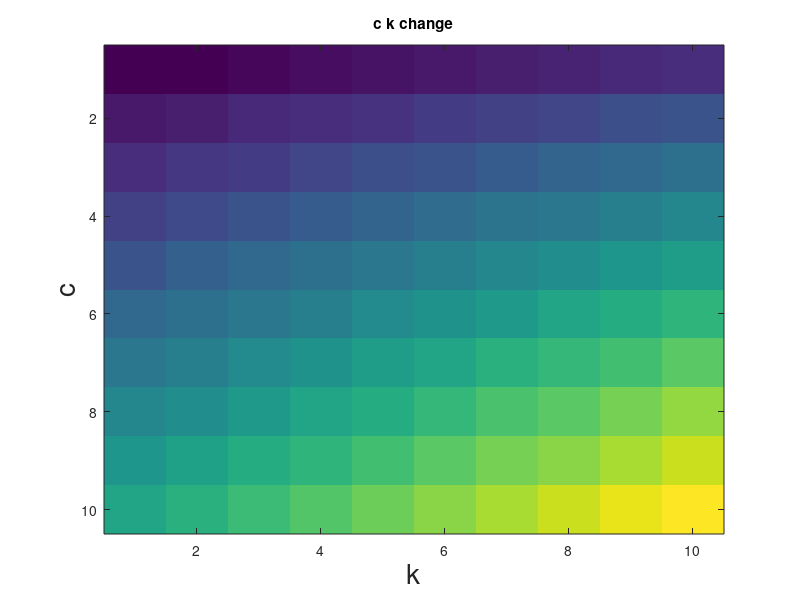

This figure's MATLAB source:
clear all
% close all
n_particles = 2;
t_max = 10;
dt = 0.01;
t_durn = 0:dt:t_max;


% particle params
m = 1;
k=0.75;
damping_frac = 0.9;
R = 10;

%
diff_coef = 3.832e-10;
atomic_vol = 1.18e-7;
surface_energy = 2.5*0.01;
dihedral_angle = 146*(pi/180); % radians
density = 8920;
kT = 1.38e-23*1e3;

% initial vals
x = zeros(n_particles,length(t_durn));
y = zeros(n_particles,length(t_durn));

vx = zeros(n_particles,length(t_durn));
vy = zeros(n_particles,length(t_durn));

vrn_vec = zeros(1,length(t_durn));

force_e_x = zeros(1,length(t_durn));
force_e_y = zeros(1,length(t_durn));

force_d_x = zeros(1,length(t_durn));
force_d_y = zeros(1,length(t_durn));


force_v_x = zeros(1,length(t_durn));
force_v_y = zeros(1,length(t_durn));

force_s_x = zeros(1,length(t_durn));
force_s_y = zeros(1,length(t_durn));

force_total_x = zeros(1,length(t_durn));
force_total_y = zeros(1,length(t_durn));

a = zeros(1,length(t_durn));


forces_all_order = zeros(length(-0.5:0.5:3), length(t_durn));
e_forces_all_order = zeros(length(-0.5:0.5:3), length(t_durn));
d_forces_all_order = zeros(length(-0.5:0.5:3), length(t_durn));
v_forces_all_order = zeros(length(-0.5:0.5:3), length(t_durn));
s_forces_all_order = zeros(length(-0.5:0.5:3), length(t_durn));


% intialise
x(1,1) = rand;
x(2,1) = rand;

y(1,1) = rand;
y(2,1) = rand;

d = sqrt( (x(1,1) - x(2,1))^2  +  (y(1,1) - y(2,1))^2 );
if d >= 2*R
    while d > 2*R
        x(1,1) = rand;
        x(2,1) = rand;

        y(1,1) = rand;
        y(2,1) = rand;

        d = sqrt( (x(1,1) - x(2,1))^2  +  (y(1,1) - y(2,1))^2 );
    end
end

vx(1,1) = rand;
vx(2,1) = rand;

vy(1,1) = rand;
vy(2,1) = rand;
% initialize
t=2; ord = 1;
d = sqrt( (x(1,t-1) - x(2,t-1))^2  +  (y(1,t-1) - y(2,t-1))^2 );
force_e = k*(d^ord);
dx = ( x(1,t-1) - x(2,t-1) );
dy = ( y(1,t-1) - y(2,t-1) );
force_e_x(t-1) = force_e*(abs(dx)/d);
force_e_y(t-1) = force_e*(abs(dy)/d);

v1x = vx(1,t-1);
v1y = vy(1,t-1);

v2x = vx(2,t-1);
v2y = vy(2,t-1);

unit_vec = [dx, dy]./d;
v1n = v1x*unit_vec(1) + v1y*unit_vec(2);
v2n = v2x*unit_vec(1) + v2y*unit_vec(2);
vrn = v1n - v2n;
vrn_vec(t-1) = vrn;

%     force_d = damping_frac*sqrt(2*m*k)*vrn;
% according to other paper, so that penetration power can be kept at both
% terms
force_d = damping_frac*(d^ord)*sqrt(2*m*k)*vrn;
force_d_x(t-1) = force_d*(abs(dx)/d);
force_d_y(t-1) = force_d*(abs(dy)/d);

force_total_x(t-1) = force_e_x(t-1) + force_d_x(t-1);
force_total_y(t-1) = force_e_y(t-1) + force_d_y(t-1);


ord = 1;
% sensitivity
param_range = linspace(0.1,0.9,10);
param_range2 = linspace(0.1,0.9,10);

force_at_single_t = zeros(length(param_range), length(param_range2));

for param=1:length(param_range)
    for param2=1:length(param_range2)
        k = param_range(param);
        damping_frac = param_range2(param2);
        t_regime_change = 0;
        for t=2:length(t_durn)

            d = sqrt( (x(1,t-1) - x(2,t-1))^2  +  (y(1,t-1) - y(2,t-1))^2 );

            if d < R/5
                force_e = k*(d^ord);
                dx = ( x(1,t-1) - x(2,t-1) );
                dy = ( y(1,t-1) - y(2,t-1) );
                force_e_x(t) = force_e*(abs(dx)/d);
                force_e_y(t) = force_e*(abs(dy)/d);


                v1x = vx(1,t-1);
                v1y = vy(1,t-1);

                v2x = vx(2,t-1);
                v2y = vy(2,t-1);

                unit_vec = [dx, dy]./d;
                v1n = v1x*unit_vec(1) + v1y*unit_vec(2);
                v2n = v2x*unit_vec(1) + v2y*unit_vec(2);
                vrn = v1n - v2n;
                vrn_vec(t) = vrn;
                %     force_d = damping_frac*sqrt(2*m*k)*vrn;
                % according to other paper, so that penetration power can be kept at both
                % terms
                force_d = damping_frac*(d^ord)*sqrt(2*m*k)*vrn;
                force_d_x(t) = force_d*(abs(dx)/d);
                force_d_y(t) = force_d*(abs(dy)/d);

                force_total_x(t) = force_e_x(t) + force_d_x(t);
                force_total_y(t) = force_e_y(t) + force_d_y(t);

                e_forces_all_order(ord*2 + 2,:) = sqrt( (force_e_x).^2 + (force_e_y).^2  );
                d_forces_all_order(ord*2 + 2,:) = sqrt( (force_d_x).^2 + (force_d_y).^2  );
                t_regime_change = t;
            else % d > r/2 else
                if a(t-1) == 0
                    a(t-1) = 1.5*rand;
                end

                force_v = (pi*(a(t-1)^4))/(8*((diff_coef*atomic_vol)/(kT)));
                dx = ( x(1,t-1) - x(2,t-1) );
                dy = ( y(1,t-1) - y(2,t-1) );
                force_v_x(t) = force_v*(abs(dx)/d);
                force_v_y(t) = force_v*(abs(dy)/d);


                v1x = vx(1,t-1);
                v1y = vy(1,t-1);

                v2x = vx(2,t-1);
                v2y = vy(2,t-1);

                unit_vec = [-dx, -dy]./d;
                v1n = v1x*unit_vec(1) + v1y*unit_vec(2);
                v2n = v2x*unit_vec(1) + v2y*unit_vec(2);
                vrn = v1n - v2n;
                vrn_vec(t) = vrn;
                a(t) = sqrt(a(t-1)^2 -  2*R*vrn*dt);

                force_s = pi*(surface_energy)*(4*R*( 1 - 0.5*cos(dihedral_angle/2) ) + a(t-1)*sin(dihedral_angle/2) );
                force_s_x(t) = force_s*(abs(dx)/d);
                force_s_y(t) = force_s*(abs(dy)/d);


                force_total_x(t) = force_v_x(t) + force_s_x(t);
                force_total_y(t) = force_v_y(t) + force_s_y(t);


                v_forces_all_order(ord*2 + 2,:) = sqrt( (force_v_x).^2 + (force_v_y).^2  );
                s_forces_all_order(ord*2 + 2,:) = sqrt( (force_s_x).^2 + (force_s_y).^2  );


            end % d > r/2

            for n=1:n_particles
                vx(n,t) =  vx(n,t-1)+ (  (-1^n)*(force_total_x(t))/m   )*dt;
                vy(n,t) =  vy(n,t-1) + (  (-1^n)*(force_total_y(t))/m   )*dt;
            end

            for n=1:n_particles
                x(n,t) = x(n,t-1) + vx(n,t)*dt;
                y(n,t) = y(n,t-1) + vy(n,t)*dt;
            end
        end % t

        force_at_single_t(param, param2) = sqrt(force_total_x(t_regime_change)^2 + force_total_y(t_regime_change)^2);
    end
   
    
 
end % end of param



figure
    imagesc(force_at_single_t)
    title('c k change')
    xlabel('k', 'FontSize',20)
    ylabel('c', 'FontSize',20)




